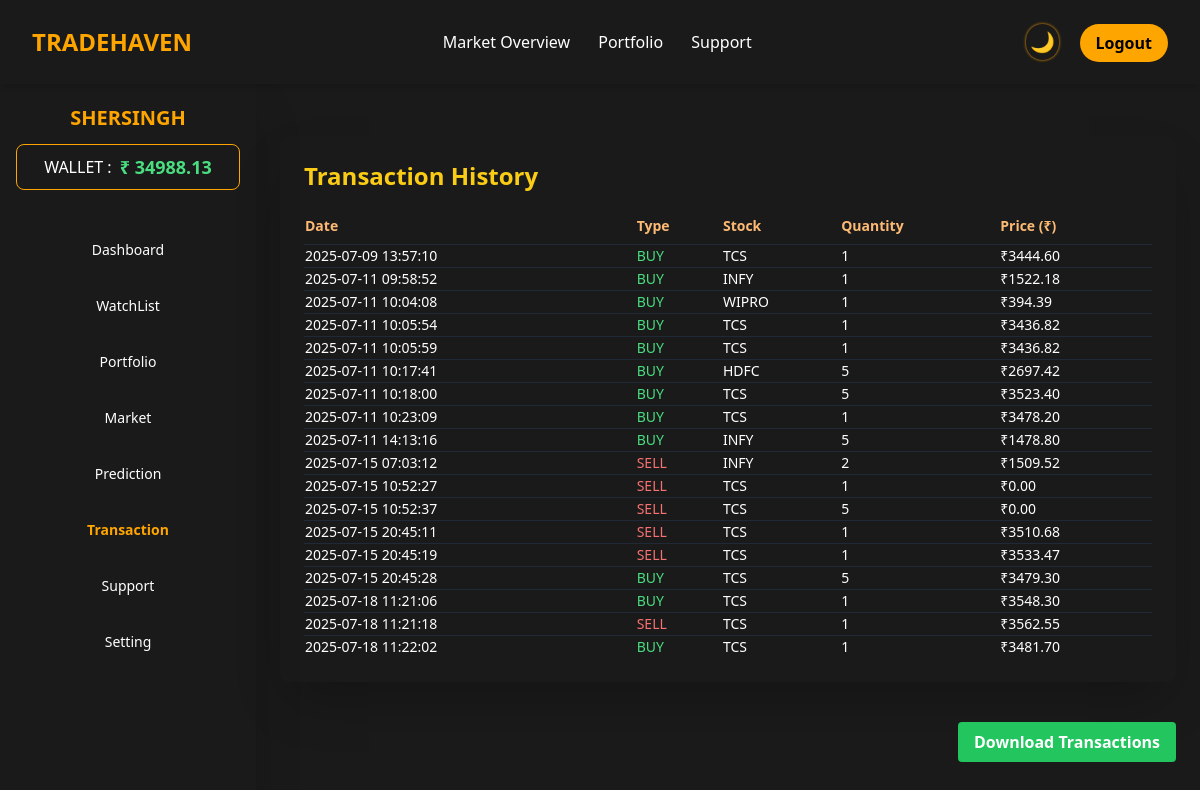
Screenshot of /transactions (signed in) with the database file from the repository.
### tables this page shows
CREATE TABLE users (
        id INTEGER PRIMARY KEY AUTOINCREMENT,
        name TEXT NOT NULL,
        email TEXT UNIQUE NOT NULL,
        password TEXT NOT NULL,
        balance REAL DEFAULT 100000
    , is_admin INTEGER DEFAULT 0, reset_code TEXT);

CREATE TABLE transactions (
        id INTEGER PRIMARY KEY AUTOINCREMENT,
        user_id INTEGER,
        stock_symbol TEXT,
        quantity INTEGER,
        price REAL,
        type TEXT,
        date TEXT,
        FOREIGN KEY (user_id) REFERENCES users(id)
    );

### app.py (the view)
@app.route('/transactions')
def transactions():
    if 'user_id' not in session: return redirect('/login')
    db = get_db()
    user = db.execute('SELECT * FROM users WHERE id = ?', (session['user_id'],)).fetchone()
    rows = db.execute('SELECT * FROM transactions WHERE user_id = ?', (session['user_id'],)).fetchall()
    return render_template('transactions.html', user=user, rows=rows)

### app.py (called while the page is built)
def get_db():
    conn = sqlite3.connect('database.db')
    conn.row_factory = sqlite3.Row
    return conn

### templates/transactions.html (shortened to what this page needs)
{% extends 'base.html' %}
{% block content %}
<div class="pt-24 flex min-h-screen   overflow-hidden">
  <aside
    class="w-64 h-[calc(100vh-5rem)] overflow-y-auto shadow-2xl flex flex-col justify-between py-6 px-4 fixed top-20 left-0">
    <div>
      <div class="text-center mb-6 ">
        <div class="text-[#FFA500] font-bold text-xl uppercase">{{ user.name }}</div>
        <div class="mt-3 mb-2  rounded-lg border border-[#FFA500] py-2 px-4 flex items-center justify-center">
          <h6>WALLET : </h5>
            <span class="text-lg font-semibold text-green-400 ps-2"> ₹ {{ '%.2f' | format(user.balance) }}</span>
        </div>
      </div>
      <nav class="space-y-9 text-sm">
        <a href="/dashboard" class="block hover:text-[#FFA500]  mt-[50px] text-center">Dashboard</a>
        <a href="/watchlist" class="block hover:text-[#FFA500] text-center">WatchList</a>
        <a href="/portfolio" class="block hover:text-[#FFA500] text-center">Portfolio</a>
        <a href="/market" class="block hover:text-[#FFA500] text-center">Market</a>
        <a href="/prediction" class="block hover:text-[#FFA500] text-center">Prediction</a>
        <a href="/transactions" class="block font-bold text-[#FFA500] text-center">Transaction</a>
        <a href="/support" class="block hover:text-[#FFA500] text-center">Support</a>
        <a href="/settings" class="block hover:text-[#FFA500] text-center">Setting</a>
      </nav>
    </div>
  </aside>
  <main class="flex-1 ml-64 p-6 mt-[-80px] space-y-10 h-[calc(100%-6rem)]">
    <div class=" p-6 rounded-lg shadow-2xl">
      <h2 class="text-2xl font-bold text-yellow-400 mb-4">Transaction History</h2>
      <div class="overflow-x-auto">
        <table class="w-full text-sm text-left border-collapse">
          <thead class="text-orange-300 border-b border-gray-700">
            <tr>
              <th class="py-2">Date</th>
              <th>Type</th>
              <th>Stock</th>
              <th>Quantity</th>
              <th>Price (₹)</th>
            </tr>
          </thead>
          <tbody>
            {% for tx in rows %}
            <tr class="border-t border-gray-800  transition">
              <td>{{ tx.date }}</td>
              <td class="{% if tx.type == 'BUY' %}text-green-400{% else %}text-red-400{% endif %}">{{ tx.type }}</td>
              <td>{{ tx.stock_symbol }}</td>
              <td>{{ tx.quantity }}</td>
              <td>₹{{ '%.2f' | format(tx.price) }}</td>
            </tr>
            {% else %}
            <tr>
              <td colspan="5" class="text-center text-gray-400 py-6">No transactions found.</td>
            </tr>
            {% endfor %}
          </tbody>
        </table>
      </div>
    </div>
    <div class="flex justify-end">
      <a href="{{ url_for('download_transactions') }}"
        class="bg-green-500 hover:bg-green-600 text-white font-semibold py-2 px-4 rounded">
        Download Transactions
      </a>
    </div>
  </main>
</div>
{% endblock %}

### templates/base.html (shortened to what this page needs)
<!DOCTYPE html>
<html lang="en" data-theme="dark">
<head>
  <script src="https://cdn.tailwindcss.com"></script>
</head>
<body class="theme-bg theme-text">
  <nav class="fixed top-0 left-0 right-0 z-50 flex justify-between items-center px-8 py-6 theme-bg shadow-md">
    <h1 class="text-2xl font-bold text-primary">TRADEHAVEN</h1>
    <div class="space-x-6">
      <a href="/market" class="hover:text-primary">Market Overview</a>
      <a href="/portfolio" class="hover:text-primary">Portfolio</a>
      <a href="/support" class="hover:text-primary">Support</a>
    </div>
    <div class="space-x-4">
      <button id="themeToggleBtn" onclick="toggleTheme()"
        class="ml-6 text-xl rounded-full p-1   transition shadow-neon">
        🌙
      </button>
      {% if session.get('user_id') %}
      <a href="/logout" class="bg-primary text-black px-4 py-2 rounded-full font-bold">Logout</a>
      {% else %}
      <a href="/login" class="bg-primary text-black px-4 py-2 rounded-full font-bold">Log In</a>
      <a href="/signup" class="bg-primary text-black px-4 py-2 rounded-full font-bold">Sign Up</a>
      {% endif %}
    </div>
  </nav>
  <div class="pt-24">
    {% block content %}{% endblock %}
  </div>
</body>
</html>

### templates/base.html (style rules this page uses)
:root[data-theme='dark'] { --bg-main: #111; --bg-secondary: #1a1a1a; --text-main: #ffffff; --border: #333; --accent-green: #22c55e; --accent-red: #ef4444; --accent-yellow: #eab308; --accent-orange: #fb923c; }
html, body { background: var(--bg-main); color: var(--text-main); }
.theme-bg { background: var(--bg-secondary); }
.theme-text { color: var(--text-main); }

### rows the page displays
users: name "SHERSINGH", balance "34988.13"
transactions: date "2025-07-09 13:57:10", type "BUY", stock_symbol "TCS", quantity "1", price "3444.60"
transactions: date "2025-07-11 09:58:52", type "BUY", stock_symbol "INFY", quantity "1", price "1522.18"
transactions: date "2025-07-11 10:04:08", type "BUY", stock_symbol "WIPRO", quantity "1", price "394.39"
transactions: date "2025-07-11 10:05:54", type "BUY", stock_symbol "TCS", quantity "1", price "3436.82"
transactions: date "2025-07-11 10:05:59", type "BUY", stock_symbol "TCS", quantity "1", price "3436.82"
transactions: date "2025-07-11 10:17:41", type "BUY", stock_symbol "HDFC", quantity "5", price "2697.42"
transactions: date "2025-07-11 10:18:00", type "BUY", stock_symbol "TCS", quantity "5", price "3523.40"
transactions: date "2025-07-11 10:23:09", type "BUY", stock_symbol "TCS", quantity "1", price "3478.20"
transactions: date "2025-07-11 14:13:16", type "BUY", stock_symbol "INFY", quantity "5", price "1478.80"
transactions: date "2025-07-15 07:03:12", type "SELL", stock_symbol "INFY", quantity "2", price "1509.52"
transactions: date "2025-07-15 10:52:27", type "SELL", stock_symbol "TCS", quantity "1", price "0.00"
transactions: date "2025-07-15 10:52:37", type "SELL", stock_symbol "TCS", quantity "5", price "0.00"
transactions: date "2025-07-15 20:45:11", type "SELL", stock_symbol "TCS", quantity "1", price "3510.68"
transactions: date "2025-07-15 20:45:19", type "SELL", stock_symbol "TCS", quantity "1", price "3533.47"
transactions: date "2025-07-15 20:45:28", type "BUY", stock_symbol "TCS", quantity "5", price "3479.30"
transactions: date "2025-07-18 11:21:06", type "BUY", stock_symbol "TCS", quantity "1", price "3548.30"
transactions: date "2025-07-18 11:21:18", type "SELL", stock_symbol "TCS", quantity "1", price "3562.55"
transactions: date "2025-07-18 11:22:02", type "BUY", stock_symbol "TCS", quantity "1", price "3481.70"
